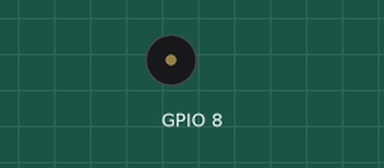
The sketch below on a simulated ESP8266 (NodeMCU). Parts: buzzer (waves = sounding).

Above: at 9.7 s.
At 13.8 s:
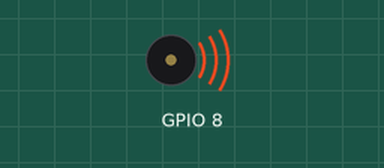
Timing chart, 0 to 16.0 s (numbered marks = the images above):
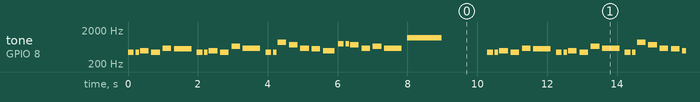

Measured:
- by itself, tone on GPIO 8: plays 440 Hz for 0.17 s, 440 Hz for 0.10 s, 494 Hz for 0.25 s, 440 Hz for 0.25 s, 587 Hz for 0.25 s, 554 Hz for 0.50 s … (334 notes in this stretch)

The sketch:

BDay.ino
```cpp
#include "pitches.h"

int melody[] = {
  A4, A4 , B4, A4, D5, CS5,
  A4, A4 , B4, A4, E5, D5,
  A4, A4, A5, FS5, D5, CS5, B4,
  G5, G5, FS5, D5, E5, D5 , D6
};

int noteDurations[] = {
  6, 10, 4, 4, 4, 2,
  6, 10, 4, 4, 4, 2,
  6, 10, 4, 4, 4, 4, 3,
  6, 10, 4, 4, 4, 2, 1
};

void setup() {
  for (int thisNote = 0; thisNote < sizeof(melody) / sizeof(int) ; thisNote++) {
    int noteDuration = 1000 / noteDurations[thisNote];
    tone(8, melody[thisNote], noteDuration);
    int pauseBetweenNotes = noteDuration * 1.30;
    delay(pauseBetweenNotes);
    noTone(8);
  }
}

void loop() {
  delay(1000);
  setup();
}
```
